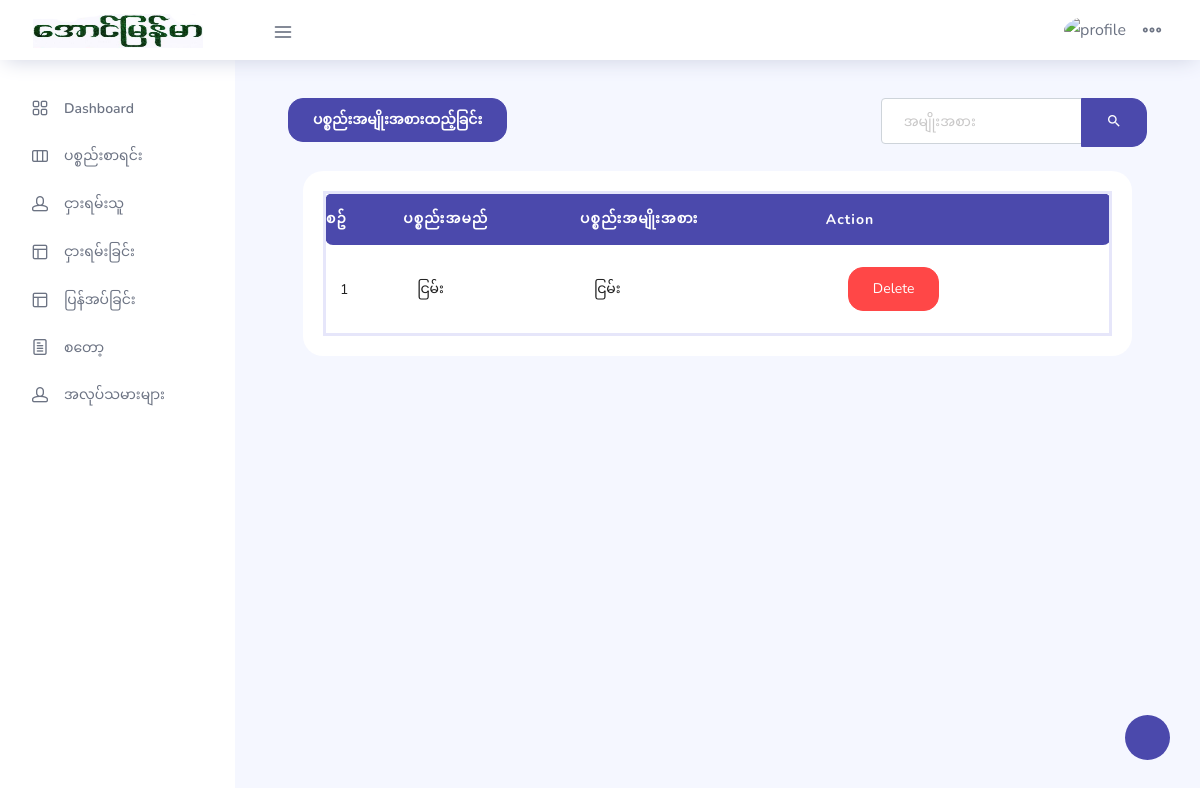
The page /category_index.php (signed in) on the database as committed earlier.
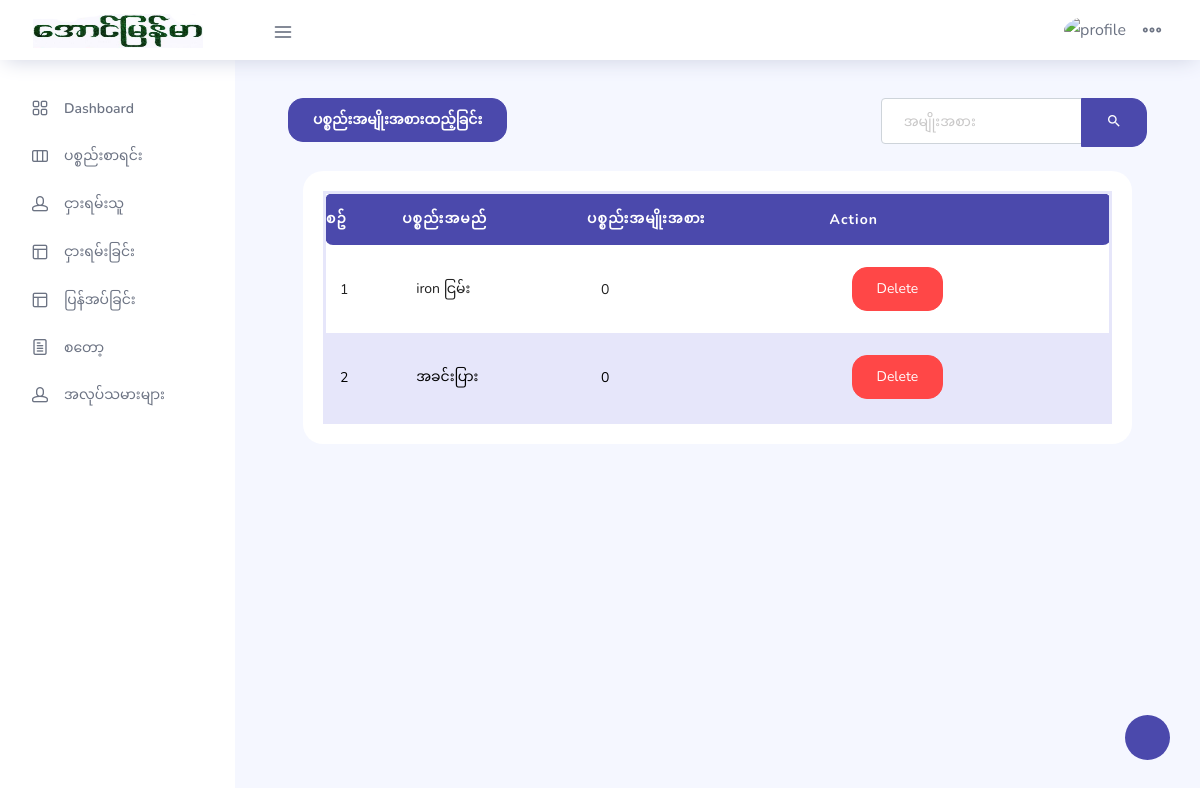
The same page on the database as committed later.
### tables this page shows
CREATE TABLE `category` (
  `id` int(11) NOT NULL,
  `name` varchar(255) NOT NULL,
  `parent_name` int(11) NOT NULL
);

### category_index.php (the view, shortened to what this page needs)
<?php
include_once "includes/config.php";
include_once "layouts/header.php";
?>
      <div class="main-panel">
            <div class="content-wrapper">
                <div class="container-fluid">
            <div class="row mb-4">
              <div class="col text-left">
                <a href="#" class="btn btn-primary" data-toggle="modal" data-target="#largeModal"><b> ပစ္စည်းအမျိုးအစားထည့်ခြင်း</b></a>
              </div>
              <div class="input-group col-md-4">
              <input type="text" class="form-control" name="search_name" id="parent_name" placeholder="အမျိုးအစား">
                <div class="input-group-append">
                <button class="btn btn-primary" id="item_search" type="button">
                <i class="mdi mdi-magnify"></i>
                </button>
                </div>
              </div>
</div>
<div class="container-fluid mt-3">
        <div class="row">
                    <div class="col-md-12 grid-margin stretch-card">
                        <div class="card">
                            <div class="card-body">
                                <div class="row">
                                    <div class="col-12">
                                        <div class="table-responsive">
                                            <table id="data_table" class="display expandable-table" style="width:100%">
                                                <thead>
                                                    <tr>
                                                    <th>စဥ်</th>
                                                    <th>ပစ္စည်းအမည်</th>
                                                    <th>ပစ္စည်းအမျိုးအစား</th>
                                                    <th>Action</th>
                                                    </tr>
                                                </thead>
                                                <tbody id="item_content">
                                                  <?php
                                                      $query = "select * from category";
                                                      $result = mysqli_query($con,$query);
                                                      $count = 1;
                                                      while($row = mysqli_fetch_array($result) ){
                                                          $dataid = $row['id'];
                                                          $edit_name = $row['name'];
                                                          $edit_pname = $row['parent_name'];
                                                  ?>
                                                           <tr>
                                                               <td><?php echo $count; ?></td>
                                                               <td> <div contentEditable='true' class='category_edit' id='name_<?php echo $dataid; ?>'> <?php echo $edit_name; ?></div> </td>
                                                               <td> <div contentEditable='true' class='category_edit' id='parent_name_<?php echo $dataid; ?>'><?php echo $edit_pname; ?> </div> </td>
                                                               <td cid="<?php echo $dataid ?>"> <a href="" class="btn btn-danger m-2 category_delete" >Delete</a>
                                                           </tr>
                                                   <?php
                                                          $count ++;
                                                      }
                                                  ?>
                                                </tbody>
                                            </table>
                                        </div>
                                    </div>
                                </div>
                            </div>
                        </div>
                    </div>
                </div>
        </div>
      </div>
            </div>
      </div>
<?php
include_once "layouts/footer.php";
?>

Rows that differ between the two databases and show on the page:
changed category: name "ငြမ်း" → "iron ငြမ်း"; parent_name "ငြမ်း" → "0"
added category: name "အခင်းပြား", parent_name "0"
